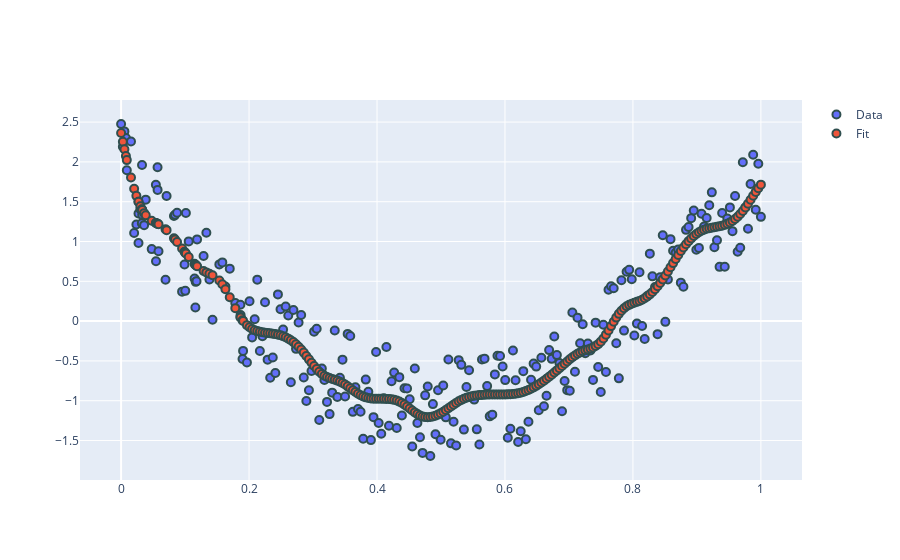

This figure's notebook cell:
### Markdown cell above
## 1D Test Case

### Code cell
# try CV on 1-d dataset

# generate data
np.random.seed(42)
x_dense = np.random.random(50) * 0.2
x_sparse = np.linspace(0.2,1,200)
x_dense.sort()
x=np.concatenate((x_dense, x_sparse))
x = (x - x.min()) / (x.max() - x.min())
n_samples = len(x)
x = x.reshape((len(x), 1))
y_true = -20*np.exp(-(x-0.5)**2) 
y = y_true + np.random.random(len(x)).reshape((len(x), 1))*2

# try data standardization
y = ( y - y.mean()) / y.std()

x_ep = np.concatenate((np.linspace(-0.5,0,103), np.linspace(1, 1.5, 103)))
y_ep_true = -20*np.exp(-(x_ep-0.5)**2) + 0.1*np.random.randn(len(x_ep),1)


# generate parameter grid

m1 = (("s(1)", "valley", 35, (0.1, 6000), "equidistant"),)
M1 = StarModel(description=m1)
y_pred = M1.fit(X=x, y=y.ravel(), plot_=True)
#M1.calc_GCV(X=x, y=y.ravel(), n_grid=2, p_min=1e-2, plot_=True)
y_ep = M1.predict(X_pred=x_ep, extrapol_type="zero", depth=10)

### Figure 1 — Plotly figure (JSON) as saved in the notebook; plotly's stock layout.template omitted (floating-point values rounded to 4 significant figures; data arrays with more than 128 entries replaced by an {"elided": "..."} marker saying what was removed)
{"data": [{"marker": {"line": {"color": "DarkSlateGrey", "width": 2}, "size": 8}, "mode": "markers", "name": "Data", "type": "scatter", "x": {"elided": "250 float values"}, "y": {"elided": "250 float values"}}, {"marker": {"line": {"color": "DarkSlateGrey", "width": 2}, "size": 8}, "mode": "markers", "name": "Fit", "type": "scatter", "x": {"elided": "250 float values"}, "y": {"elided": "250 float values"}}], "layout": {"autosize": true, "xaxis": {"autorange": true, "range": [-0.05881, 1.059], "type": "linear"}, "yaxis": {"autorange": true, "range": [-2.025, 2.807], "type": "linear"}}}
